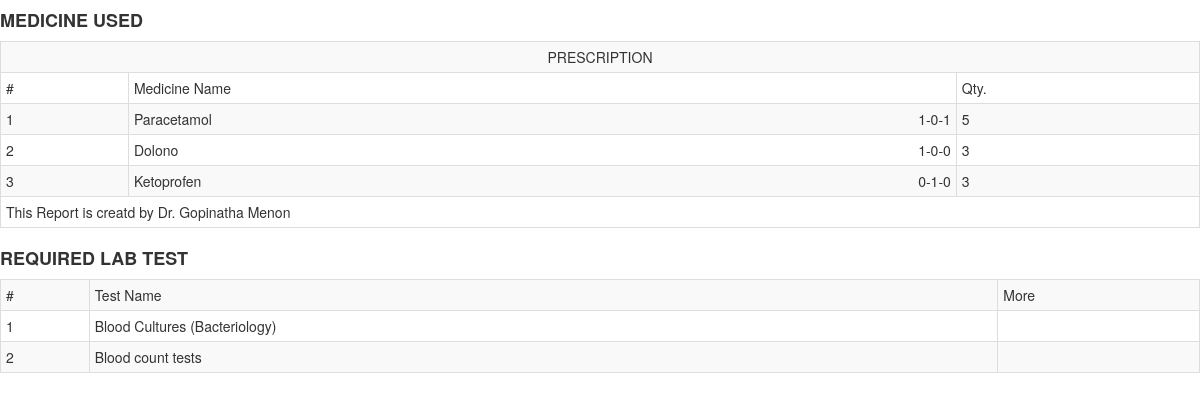
The app's page /DOCTOR/showop.php?aid=1 with its own data.
### tables this page shows
CREATE TABLE IF NOT EXISTS `op_medicine` (
  `id` int(11) NOT NULL AUTO_INCREMENT,
  `h_id` varchar(200) NOT NULL,
  `doc_id` varchar(200) NOT NULL,
  `opentry_id` varchar(50) NOT NULL,
  `bar_code` varchar(150) NOT NULL,
  `medicine` varchar(20) NOT NULL,
  `qty_need` int(11) NOT NULL,
  `qty_get` int(11) NOT NULL,
  `descrp` text NOT NULL,
  `st` int(11) NOT NULL,
  PRIMARY KEY (`id`)
);

CREATE TABLE IF NOT EXISTS `medicin_data` (
  `id` int(11) NOT NULL AUTO_INCREMENT,
  `dep` varchar(50) NOT NULL,
  `medicin_nme` varchar(200) NOT NULL,
  `amt` int(10) NOT NULL,
  `medicin_typ` varchar(100) NOT NULL,
  `descr` varchar(250) NOT NULL,
  `st` int(11) NOT NULL,
  PRIMARY KEY (`id`)
);

CREATE TABLE IF NOT EXISTS `op_entry` (
  `id` int(11) NOT NULL AUTO_INCREMENT,
  `hid` varchar(200) NOT NULL,
  `doc_id` varchar(200) NOT NULL,
  `admit_num` varchar(20) NOT NULL,
  `bar_code` varchar(200) NOT NULL,
  `dt` date NOT NULL,
  `descr` varchar(200) NOT NULL,
  `st` int(11) NOT NULL,
  PRIMARY KEY (`id`)
);

CREATE TABLE IF NOT EXISTS `op_lab` (
  `id` int(11) NOT NULL AUTO_INCREMENT,
  `h_id` varchar(250) NOT NULL,
  `doc_id` varchar(200) NOT NULL,
  `opentry_id` varchar(200) NOT NULL,
  `bar_code` varchar(100) NOT NULL,
  `test_id` varchar(50) NOT NULL,
  `st` int(11) NOT NULL,
  PRIMARY KEY (`id`)
);

CREATE TABLE IF NOT EXISTS `labtest_data` (
  `id` int(11) NOT NULL AUTO_INCREMENT,
  `tst_nme` varchar(250) NOT NULL,
  `tst_cnt` text NOT NULL,
  `st` int(11) NOT NULL,
  PRIMARY KEY (`id`)
);

### DOCTOR/showop.php (the view, shortened to what this page needs)
<?php
$aid=$_GET['aid'];
$sel_opentry=mysql_query("select * from op_entry where admit_num='$aid'");
$r_opentry=mysql_fetch_row($sel_opentry);
?>
<!DOCTYPE html>
<html>
    <head>
        <link rel="stylesheet" href="../authority/assets/css/bootstrap.min.css" />
	<link rel="stylesheet" href="../authority/assets/font-awesome/4.5.0/css/font-awesome.min.css" />
    </head>
    <body>
        <h4><strong>MEDICINE USED</strong></h4>
        <table class="table table-bordered table-condensed table-hover table-responsive table-striped">
            <tr>
                <td colspan="5"><center>PRESCRIPTION</center></td>
            </tr>
            <tr>
                <td>#</td>
                <td>Medicine Name</td>
                <td>Qty.</td>
            </tr>
            <?php
            $i=1;
            $sel_op_mdcn=mysql_query("select * from op_medicine where opentry_id='$r_opentry[0]'");
            while($r_opm=mysql_fetch_row($sel_op_mdcn))
            {
                ?>
            <tr>
                <td><?php echo $i ?></td>
                <td><?php
                $sel_mn=mysql_query("select * from medicin_data where id='$r_opm[5]'");
                $r_mn=mysql_fetch_row($sel_mn);
                echo $r_mn[2];
                ?><span style="float: right;"><?php echo $r_opm[8] ?></span></td>
                <td>
                    <?php echo $r_opm[6] ?>
                </td>
            </tr>
            <?php
            $i++;
            }
            ?>
            <tr>
                <td colspan="5"><?php echo $r_opentry[6] ?></td>
            </tr>
        </table>
        <h4><strong>REQUIRED LAB TEST</strong></h4>
        <table class="table table-bordered table-condensed table-hover table-responsive table-striped">
            <tr>
                <td>#</td>
                <td>Test Name</td>
                <td>More</td>
            </tr>
            <?php
            $sel_test=mysql_query("select * from op_lab where opentry_id='$r_opentry[0]'");
            if(mysql_num_rows($sel_test)>0)
            {
                $i=1;
                while($r_test=mysql_fetch_row($sel_test))
                {
                    ?>
            <tr>
                <td><?php echo $i ?></td>
                <td><?php
                $sel_tst=mysql_query("select * from labtest_data where id='$r_test[5]'");
                $r_tst=  mysql_fetch_row($sel_tst);
                echo $r_tst[1];
                ?></td>
                <td></td>
            </tr>
            <?php
            $i++;
                }
            }
            else
            {
                ?>
            <tr>
                <td colspan="5">No Test Required</td>
            </tr>
            <?php
            }
            ?>
        </table>
    </body>
</html>

### records on screen
op_medicine: medicin_data.medicin_nme "Paracetamol", descrp "1-0-1", qty_need "5"
op_medicine: medicin_data.medicin_nme "Dolono", descrp "1-0-0", qty_need "3"
op_medicine: medicin_data.medicin_nme "Ketoprofen", descrp "0-1-0", qty_need "3"
op_entry: descr "This Report is creatd by Dr. Gopinatha Menon"
op_lab: labtest_data.tst_nme "Blood Cultures (Bacteriology)"
op_lab: labtest_data.tst_nme "Blood count tests"
